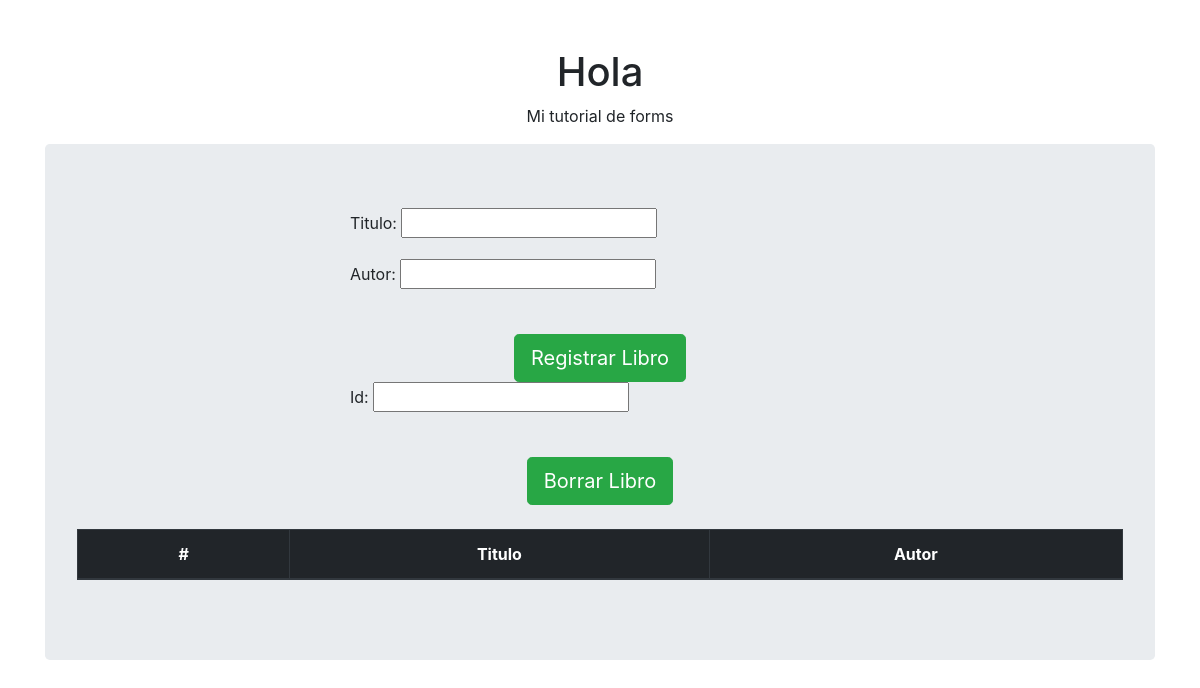
Before: / with the older database file.
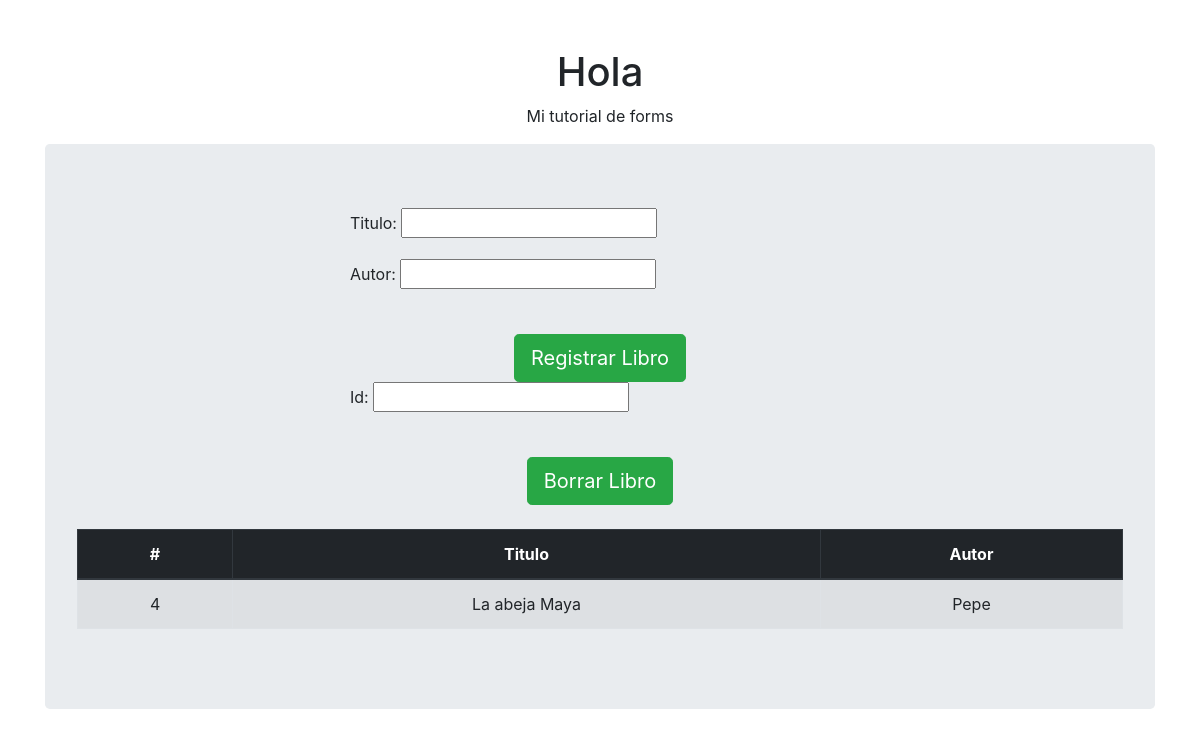
After: the same page with the newer database file.
### mi_aplicacion/models.py (models this page shows, shortened)
class Libro(models.Model):
  titulo = models.CharField(max_length=200)
  autor  = models.CharField(max_length=100)

### mi_aplicacion/views.py (the view)
# urls.py: path('', views.index, name='mi_form'),
def index(request):
    mis_libros = Libro.objects.all()
    if request.method == 'POST':
        register_form = RegistrarLibro(request.POST)
        if register_form.is_valid():
            success = register_form.registrar_libro()
            return redirect('./')
    if request.method == 'DELETE':
        delete_form = BorrarLibro(request.DELETE)
        if delete_form.is_valid():
            success = delete_form.borrar_libro()
            return redirect('./')
    else:
        register_form = RegistrarLibro()
        delete_form = BorrarLibro()
        return render(request, 'forms/mi_form.html', {'register_form': register_form, 'libros':mis_libros,
                                                        'delete_form': delete_form})

### mi_aplicacion/forms.py (shortened to what this page needs)
class RegistrarLibro(forms.Form):
    titulo = forms.CharField(label='Titulo:',max_length=200)
    autor  = forms.CharField(label='Autor: ',  max_length=100)

class BorrarLibro(forms.Form):
    idd = forms.IntegerField(label = 'Id: ')

### mi_aplicacion/templates/forms/mi_form.html (shortened to what this page needs)
<!DOCTYPE html>
<html>
<head>
  <link rel="stylesheet" href="https://stackpath.bootstrapcdn.com/bootstrap/4.1.3/css/bootstrap.min.css">
</head>
<body>
    <div class="container text-center pt-5">
        <h1>Hola</h1>
        <p>Mi tutorial de forms</p>
        <div class='jumbotron'>
        <div class='col'>
          <center>
            <div class="text-left" style="max-width:500px">
              <form action="{% url 'mi_form' %}" method="post">
                {% for field in register_form %}
                <div class='form-group'>
                  <label for="{{ field.name }}">{{ field.label }}</label>
                  {{ field }}
                </div>
                {% endfor %}
                <br>
                <center><button type="submit" class="btn btn-success btn-lg">Registrar Libro</button></center>
              </form>
            </div>
          </center>
        </div>
        <div class='raw'>
            <center>
                <div class="text-left" style="max-width:500px">
                  <form action="{% url 'mi_form' %}" method="delete">
                    {% for field in delete_form %}
                    <div class='form-group'>
                      <label for="{{ field.name }}">{{ field.label }}</label>
                      {{ field }}
                    </div>
                    {% endfor %}
                    <br>
                    <center><button type="submit" class="btn btn-success btn-lg">Borrar Libro</button></center>
                  </form>
                </div>
              </center>
        </div>
          <br>
          <table  class="table table-striped table-bordered">
            <thead class="thead-dark">
              <tr>
                <th>#</th>
                <th>Titulo</th>
                <th>Autor</th>
              </tr>
            </thead>
    <tbody>
              {% for lib in libros %}
              <tr>
                <td>{{ lib.id }}</td>
                <td>{{ lib.titulo }}</td>
                <td>{{ lib.autor }}</td>
              </tr>
              {% endfor %}
            </tbody>
          </table>
        </div>
      </div>
</body>
</html>

Changed rows visible on the page:
added Libro: id "4", titulo "La abeja Maya", autor "Pepe"
